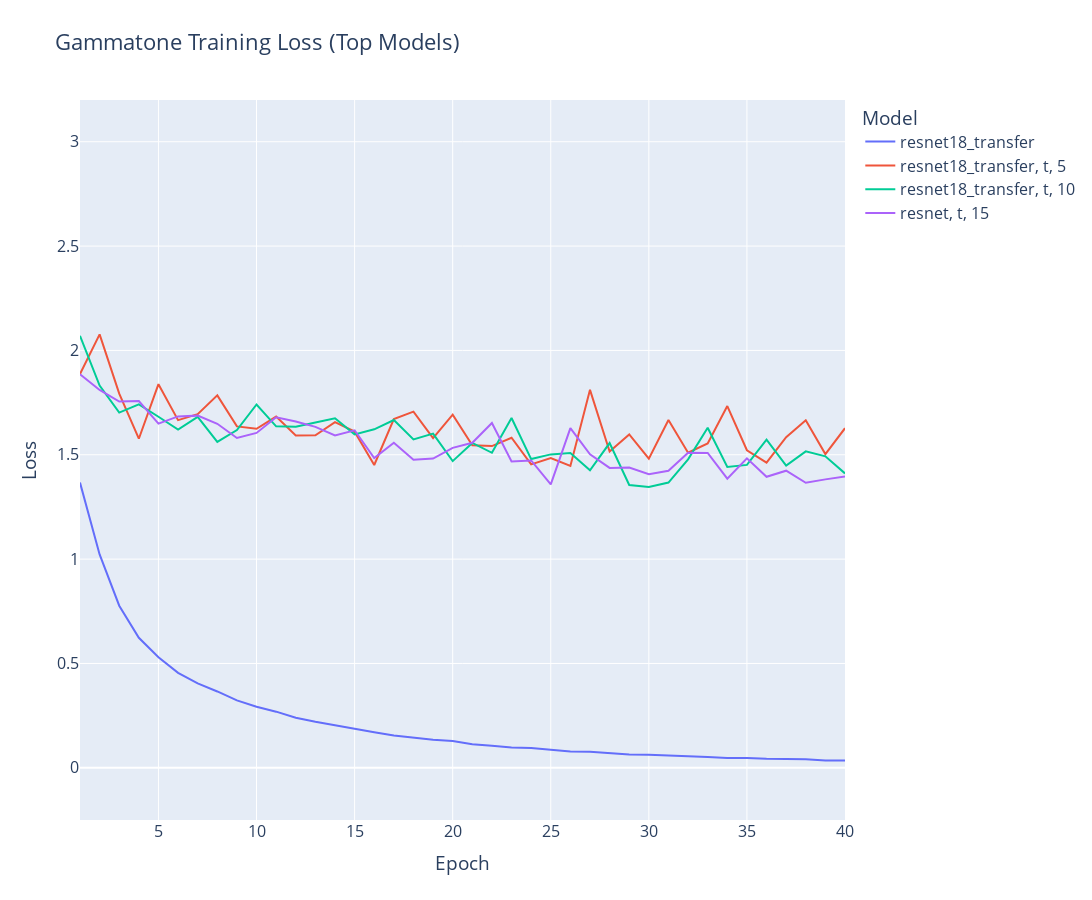

Write notebook code for a chart like this one.
### Code cell
query_columns = "concat_ws(', ', m.name, d.shuffle, d.shot) as sep, e.epoch, r.value"
optimiser = "adam"
where = "and (m.id = 912 or m.id = 678 or m.id = 710 or m.id = 740)"

query = get_cnn(
    optimiser="adam",
    preprocessing="gammatone",
    columns=query_columns,
    where=where,
    type="training_loss",
)

columns, rows = query_database(query)

df = pd.DataFrame(rows, columns=columns)
df["value"] = df["value"].astype(float)
fig = px.line(
    df,
    x="epoch",
    y="value",
    color="sep",
    title="Gammatone Training Loss (Top Models)",
    width=WIDTH,
    height=HEIGHT,
)
fig.update_layout(
    legend_title_text="Model",
    xaxis_title="Epoch",
    yaxis_title="Loss",
    font=dict(size=FONT_SIZE),
)
fig.update_yaxes(range=[-0.25, 3.2])
fig.show()
save_fig(fig, "Gammatone Training Loss (Top CNN Models)")

### Figure 1 — Plotly figure (JSON) as saved in the notebook; plotly's stock layout.template omitted (floating-point values rounded to 4 significant figures)
{"data": [{"hovertemplate": "sep=resnet18_transfer<br>epoch=%{x}<br>value=%{y}<extra></extra>", "legendgroup": "resnet18_transfer", "line": {"color": "#636efa", "dash": "solid"}, "marker": {"symbol": "circle"}, "mode": "lines", "name": "resnet18_transfer", "orientation": "v", "showlegend": true, "type": "scatter", "x": [1, 2, 3, 4, 5, 6, 7, 8, 9, 10, 11, 12, 13, 14, 15, 16, 17, 18, 19, 20, 21, 22, 23, 24, 25, 26, 27, 28, 29, 30, 31, 32, 33, 34, 35, 36, 37, 38, 39, 40], "xaxis": "x", "y": [1.367, 1.022, 0.7767, 0.6232, 0.5297, 0.4549, 0.4043, 0.3659, 0.323, 0.2923, 0.2692, 0.24, 0.2204, 0.2036, 0.1846, 0.1704, 0.155, 0.1441, 0.1344, 0.1285, 0.1131, 0.1052, 0.09794, 0.09502, 0.08618, 0.07861, 0.07663, 0.07078, 0.0641, 0.06291, 0.06003, 0.05406, 0.05174, 0.04653, 0.04704, 0.04294, 0.04176, 0.0408, 0.03451, 0.03548], "yaxis": "y"}, {"hovertemplate": "sep=resnet18_transfer, t, 5<br>epoch=%{x}<br>value=%{y}<extra></extra>", "legendgroup": "resnet18_transfer, t, 5", "line": {"color": "#EF553B", "dash": "solid"}, "marker": {"symbol": "circle"}, "mode": "lines", "name": "resnet18_transfer, t, 5", "orientation": "v", "showlegend": true, "type": "scatter", "x": [1, 2, 3, 4, 5, 6, 7, 8, 9, 10, 11, 12, 13, 14, 15, 16, 17, 18, 19, 20, 21, 22, 23, 24, 25, 26, 27, 28, 29, 30, 31, 32, 33, 34, 35, 36, 37, 38, 39, 40], "xaxis": "x", "y": [1.887, 2.077, 1.793, 1.577, 1.838, 1.666, 1.694, 1.785, 1.636, 1.625, 1.683, 1.593, 1.594, 1.657, 1.611, 1.451, 1.671, 1.707, 1.58, 1.692, 1.546, 1.542, 1.582, 1.454, 1.485, 1.447, 1.811, 1.516, 1.597, 1.481, 1.666, 1.51, 1.554, 1.733, 1.522, 1.462, 1.584, 1.666, 1.503, 1.627], "yaxis": "y"}, {"hovertemplate": "sep=resnet18_transfer, t, 10<br>epoch=%{x}<br>value=%{y}<extra></extra>", "legendgroup": "resnet18_transfer, t, 10", "line": {"color": "#00cc96", "dash": "solid"}, "marker": {"symbol": "circle"}, "mode": "lines", "name": "resnet18_transfer, t, 10", "orientation": "v", "showlegend": true, "type": "scatter", "x": [1, 2, 3, 4, 5, 6, 7, 8, 9, 10, 11, 12, 13, 14, 15, 16, 17, 18, 19, 20, 21, 22, 23, 24, 25, 26, 27, 28, 29, 30, 31, 32, 33, 34, 35, 36, 37, 38, 39, 40], "xaxis": "x", "y": [2.07, 1.832, 1.702, 1.741, 1.682, 1.621, 1.681, 1.562, 1.619, 1.741, 1.636, 1.634, 1.654, 1.675, 1.598, 1.622, 1.667, 1.574, 1.602, 1.47, 1.557, 1.51, 1.676, 1.48, 1.502, 1.508, 1.426, 1.556, 1.355, 1.346, 1.367, 1.478, 1.63, 1.441, 1.451, 1.573, 1.448, 1.516, 1.493, 1.411], "yaxis": "y"}, {"hovertemplate": "sep=resnet, t, 15<br>epoch=%{x}<br>value=%{y}<extra></extra>", "legendgroup": "resnet, t, 15", "line": {"color": "#ab63fa", "dash": "solid"}, "marker": {"symbol": "circle"}, "mode": "lines", "name": "resnet, t, 15", "orientation": "v", "showlegend": true, "type": "scatter", "x": [1, 2, 3, 4, 5, 6, 7, 8, 9, 10, 11, 12, 13, 14, 15, 16, 17, 18, 19, 20, 21, 22, 23, 24, 25, 26, 27, 28, 29, 30, 31, 32, 33, 34, 35, 36, 37, 38, 39, 40], "xaxis": "x", "y": [1.885, 1.811, 1.755, 1.758, 1.649, 1.684, 1.688, 1.649, 1.581, 1.605, 1.68, 1.659, 1.634, 1.593, 1.617, 1.484, 1.558, 1.477, 1.482, 1.533, 1.558, 1.652, 1.468, 1.473, 1.358, 1.628, 1.502, 1.437, 1.439, 1.407, 1.423, 1.51, 1.509, 1.385, 1.483, 1.395, 1.424, 1.366, 1.382, 1.396], "yaxis": "y"}], "layout": {"font": {"size": 16}, "height": 900, "legend": {"title": {"text": "Model"}, "tracegroupgap": 0}, "title": {"text": "Gammatone Training Loss (Top Models)"}, "width": 1200, "xaxis": {"anchor": "y", "domain": [0, 1], "title": {"text": "Epoch"}}, "yaxis": {"anchor": "x", "domain": [0, 1], "range": [-0.25, 3.2], "title": {"text": "Loss"}}}}
